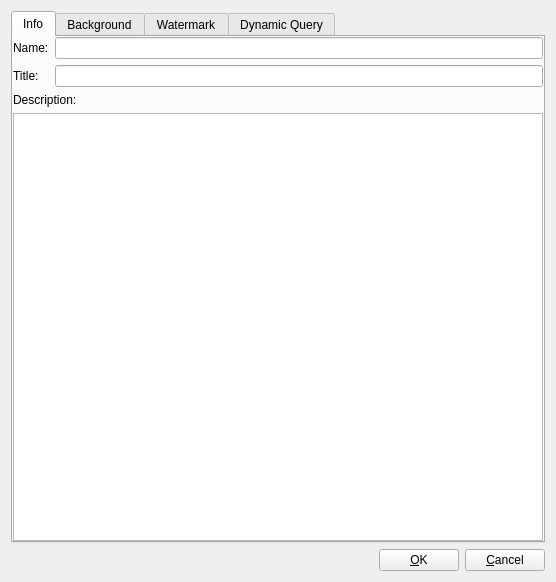
<?xml version="1.0" encoding="UTF-8"?>
<ui version="4.0">
 <author>Chris Ryan</author>
 <comment> * OpenRPT report writer and rendering engine
 * Copyright (C) 2001-2011 by OpenMFG, LLC
 *
 * This library is free software; you can redistribute it and/or
 * modify it under the terms of the GNU Lesser General Public
 * License as published by the Free Software Foundation; either
 * version 2.1 of the License, or (at your option) any later version.
 *
 * This library is distributed in the hope that it will be useful,
 * but WITHOUT ANY WARRANTY; without even the implied warranty of
 * MERCHANTABILITY or FITNESS FOR A PARTICULAR PURPOSE. See the GNU
 * Lesser General Public License for more details.
 *
 * You should have received a copy of the GNU Lesser General Public
 * License along with this library; if not, write to the Free Software
 * Foundation, Inc., 59 Temple Place, Suite 330, Boston, MA 02111-1307 USA
 * Please contact info@openmfg.com with any questions on this license.</comment>
 <class>ReportProperties</class>
 <widget class="QDialog" name="ReportProperties">
  <property name="geometry">
   <rect>
    <x>0</x>
    <y>0</y>
    <width>556</width>
    <height>582</height>
   </rect>
  </property>
  <property name="windowTitle">
   <string>Report Properties</string>
  </property>
  <layout class="QVBoxLayout">
   <property name="spacing">
    <number>6</number>
   </property>
   <property name="margin">
    <number>11</number>
   </property>
   <item>
    <widget class="QTabWidget" name="_tab">
     <property name="currentIndex">
      <number>0</number>
     </property>
     <widget class="QWidget" name="tab1">
      <attribute name="title">
       <string>Info</string>
      </attribute>
      <layout class="QVBoxLayout">
       <property name="spacing">
        <number>6</number>
       </property>
       <property name="margin">
        <number>0</number>
       </property>
       <item>
        <layout class="QGridLayout">
         <property name="margin">
          <number>0</number>
         </property>
         <property name="spacing">
          <number>6</number>
         </property>
         <item row="1" column="0">
          <widget class="QLabel" name="_lblTitle">
           <property name="text">
            <string>Title:</string>
           </property>
          </widget>
         </item>
         <item row="1" column="1">
          <widget class="QLineEdit" name="_leTitle"/>
         </item>
         <item row="0" column="1">
          <widget class="QLineEdit" name="_leName"/>
         </item>
         <item row="0" column="0">
          <widget class="QLabel" name="_lblName">
           <property name="text">
            <string>Name:</string>
           </property>
          </widget>
         </item>
        </layout>
       </item>
       <item>
        <widget class="QLabel" name="_lblDescrip">
         <property name="text">
          <string>Description:</string>
         </property>
        </widget>
       </item>
       <item>
        <widget class="QTextEdit" name="_leDescription"/>
       </item>
      </layout>
     </widget>
     <widget class="QWidget" name="tab2">
      <attribute name="title">
       <string>Background</string>
      </attribute>
      <layout class="QVBoxLayout">
       <property name="spacing">
        <number>6</number>
       </property>
       <property name="margin">
        <number>0</number>
       </property>
       <item>
        <widget class="QCheckBox" name="_cbBgEnable">
         <property name="text">
          <string>Enable Background Image</string>
         </property>
        </widget>
       </item>
       <item>
        <widget class="QTabWidget" name="_tabBg">
         <property name="currentIndex">
          <number>0</number>
         </property>
         <widget class="QWidget" name="tab21">
          <attribute name="title">
           <string>General</string>
          </attribute>
          <layout class="QVBoxLayout">
           <property name="spacing">
            <number>6</number>
           </property>
           <property name="margin">
            <number>0</number>
           </property>
           <item>
            <widget class="QGroupBox" name="_gbBgSource">
             <property name="title">
              <string>Source</string>
             </property>
             <layout class="QHBoxLayout">
              <property name="spacing">
               <number>6</number>
              </property>
              <property name="margin">
               <number>11</number>
              </property>
              <item>
               <widget class="QRadioButton" name="_rbBgStatic">
                <property name="text">
                 <string>Static</string>
                </property>
                <property name="checked">
                 <bool>true</bool>
                </property>
               </widget>
              </item>
              <item>
               <widget class="QRadioButton" name="_rbBgDynamic">
                <property name="text">
                 <string>Dynamic</string>
                </property>
               </widget>
              </item>
             </layout>
            </widget>
           </item>
           <item>
            <widget class="QGroupBox" name="_gbBgDynamic">
             <property name="enabled">
              <bool>false</bool>
             </property>
             <property name="title">
              <string>Database</string>
             </property>
             <layout class="QGridLayout">
              <property name="margin">
               <number>11</number>
              </property>
              <property name="spacing">
               <number>6</number>
              </property>
              <item row="1" column="1">
               <widget class="QLineEdit" name="_leBgColumn"/>
              </item>
              <item row="1" column="0">
               <widget class="QLabel" name="_lblBgColumn">
                <property name="sizePolicy">
                 <sizepolicy hsizetype="Preferred" vsizetype="Minimum">
                  <horstretch>0</horstretch>
                  <verstretch>0</verstretch>
                 </sizepolicy>
                </property>
                <property name="text">
                 <string>Column:</string>
                </property>
               </widget>
              </item>
              <item row="0" column="0">
               <widget class="QLabel" name="_lblBgQuery">
                <property name="text">
                 <string>Query Source:</string>
                </property>
               </widget>
              </item>
              <item row="0" column="1">
               <widget class="QueryComboBox" name="_cbBgQuery"/>
              </item>
             </layout>
            </widget>
           </item>
           <item>
            <widget class="QGroupBox" name="_gbBgOpacity">
             <property name="title">
              <string>Opacity</string>
             </property>
             <layout class="QHBoxLayout">
              <property name="spacing">
               <number>6</number>
              </property>
              <property name="margin">
               <number>11</number>
              </property>
              <item>
               <widget class="QLabel" name="_lblBgOpacityNone">
                <property name="font">
                 <font>
                  <family>Helvetica [Cronyx]</family>
                  <pointsize>8</pointsize>
                  <weight>50</weight>
                  <italic>false</italic>
                  <bold>false</bold>
                  <underline>false</underline>
                  <strikeout>false</strikeout>
                 </font>
                </property>
                <property name="text">
                 <string>0%
(transparent)</string>
                </property>
                <property name="alignment">
                 <set>Qt::AlignCenter</set>
                </property>
               </widget>
              </item>
              <item>
               <layout class="QVBoxLayout">
                <property name="spacing">
                 <number>6</number>
                </property>
                <property name="margin">
                 <number>0</number>
                </property>
                <item>
                 <widget class="QSlider" name="_slBgOpacity">
                  <property name="maximum">
                   <number>255</number>
                  </property>
                  <property name="value">
                   <number>25</number>
                  </property>
                  <property name="orientation">
                   <enum>Qt::Horizontal</enum>
                  </property>
                  <property name="tickInterval">
                   <number>25</number>
                  </property>
                 </widget>
                </item>
                <item>
                 <widget class="QLabel" name="_lblBgOpacity">
                  <property name="font">
                   <font>
                    <family>Helvetica [Cronyx]</family>
                    <pointsize>8</pointsize>
                    <weight>75</weight>
                    <italic>false</italic>
                    <bold>true</bold>
                    <underline>false</underline>
                    <strikeout>false</strikeout>
                   </font>
                  </property>
                  <property name="text">
                   <string>10%</string>
                  </property>
                  <property name="alignment">
                   <set>Qt::AlignCenter</set>
                  </property>
                 </widget>
                </item>
               </layout>
              </item>
              <item>
               <widget class="QLabel" name="_lblBgOpacityFull">
                <property name="font">
                 <font>
                  <family>Helvetica [Cronyx]</family>
                  <pointsize>8</pointsize>
                  <weight>50</weight>
                  <italic>false</italic>
                  <bold>false</bold>
                  <underline>false</underline>
                  <strikeout>false</strikeout>
                 </font>
                </property>
                <property name="text">
                 <string>100%
(opaque)</string>
                </property>
                <property name="alignment">
                 <set>Qt::AlignCenter</set>
                </property>
               </widget>
              </item>
             </layout>
            </widget>
           </item>
           <item>
            <spacer>
             <property name="orientation">
              <enum>Qt::Vertical</enum>
             </property>
             <property name="sizeType">
              <enum>QSizePolicy::Expanding</enum>
             </property>
             <property name="sizeHint" stdset="0">
              <size>
               <width>20</width>
               <height>20</height>
              </size>
             </property>
            </spacer>
           </item>
          </layout>
         </widget>
         <widget class="QWidget" name="tab22">
          <attribute name="title">
           <string>Layout</string>
          </attribute>
          <layout class="QVBoxLayout">
           <property name="spacing">
            <number>6</number>
           </property>
           <property name="margin">
            <number>0</number>
           </property>
           <item>
            <widget class="QGroupBox" name="_gbBgResizeMode">
             <property name="title">
              <string>Resize Mode</string>
             </property>
             <layout class="QHBoxLayout">
              <property name="spacing">
               <number>6</number>
              </property>
              <property name="margin">
               <number>11</number>
              </property>
              <item>
               <widget class="QRadioButton" name="_rbBgClip">
                <property name="text">
                 <string>Clip</string>
                </property>
                <property name="checked">
                 <bool>true</bool>
                </property>
               </widget>
              </item>
              <item>
               <widget class="QRadioButton" name="_rbBgStretch">
                <property name="text">
                 <string>Stretch</string>
                </property>
               </widget>
              </item>
             </layout>
            </widget>
           </item>
           <item>
            <layout class="QHBoxLayout">
             <property name="spacing">
              <number>6</number>
             </property>
             <property name="margin">
              <number>0</number>
             </property>
             <item>
              <layout class="QVBoxLayout">
               <property name="spacing">
                <number>6</number>
               </property>
               <property name="margin">
                <number>0</number>
               </property>
               <item>
                <layout class="QHBoxLayout">
                 <property name="spacing">
                  <number>6</number>
                 </property>
                 <property name="margin">
                  <number>0</number>
                 </property>
                 <item>
                  <widget class="QGroupBox" name="_gbBgHAlign">
                   <property name="sizePolicy">
                    <sizepolicy hsizetype="Preferred" vsizetype="Minimum">
                     <horstretch>0</horstretch>
                     <verstretch>0</verstretch>
                    </sizepolicy>
                   </property>
                   <property name="title">
                    <string>HAlign</string>
                   </property>
                   <layout class="QVBoxLayout">
                    <property name="spacing">
                     <number>6</number>
                    </property>
                    <property name="margin">
                     <number>11</number>
                    </property>
                    <item>
                     <widget class="QRadioButton" name="_rbBgHAlignLeft">
                      <property name="text">
                       <string>Left</string>
                      </property>
                      <property name="checked">
                       <bool>true</bool>
                      </property>
                     </widget>
                    </item>
                    <item>
                     <widget class="QRadioButton" name="_rbBgHAlignCenter">
                      <property name="text">
                       <string>Center</string>
                      </property>
                     </widget>
                    </item>
                    <item>
                     <widget class="QRadioButton" name="_rbBgHAlignRight">
                      <property name="text">
                       <string>Right</string>
                      </property>
                     </widget>
                    </item>
                   </layout>
                  </widget>
                 </item>
                 <item>
                  <widget class="QGroupBox" name="_gbBgVAlign">
                   <property name="sizePolicy">
                    <sizepolicy hsizetype="Preferred" vsizetype="Minimum">
                     <horstretch>0</horstretch>
                     <verstretch>0</verstretch>
                    </sizepolicy>
                   </property>
                   <property name="title">
                    <string>VAlign</string>
                   </property>
                   <layout class="QVBoxLayout">
                    <property name="spacing">
                     <number>6</number>
                    </property>
                    <property name="margin">
                     <number>11</number>
                    </property>
                    <item>
                     <widget class="QRadioButton" name="_rbBgVAlignTop">
                      <property name="text">
                       <string>Top</string>
                      </property>
                      <property name="checked">
                       <bool>true</bool>
                      </property>
                     </widget>
                    </item>
                    <item>
                     <widget class="QRadioButton" name="_rbBgVAlignMiddle">
                      <property name="text">
                       <string>Middle</string>
                      </property>
                     </widget>
                    </item>
                    <item>
                     <widget class="QRadioButton" name="_rbBgVAlignBottom">
                      <property name="text">
                       <string>Bottom</string>
                      </property>
                     </widget>
                    </item>
                   </layout>
                  </widget>
                 </item>
                </layout>
               </item>
               <item>
                <spacer>
                 <property name="orientation">
                  <enum>Qt::Vertical</enum>
                 </property>
                 <property name="sizeType">
                  <enum>QSizePolicy::Expanding</enum>
                 </property>
                 <property name="sizeHint" stdset="0">
                  <size>
                   <width>20</width>
                   <height>40</height>
                  </size>
                 </property>
                </spacer>
               </item>
              </layout>
             </item>
             <item>
              <layout class="QVBoxLayout">
               <property name="spacing">
                <number>6</number>
               </property>
               <property name="margin">
                <number>0</number>
               </property>
               <item>
                <widget class="QGroupBox" name="_gbBgBounds">
                 <property name="title">
                  <string>Bounds</string>
                 </property>
                 <layout class="QVBoxLayout">
                  <property name="spacing">
                   <number>6</number>
                  </property>
                  <property name="margin">
                   <number>11</number>
                  </property>
                  <item>
                   <layout class="QGridLayout">
                    <property name="margin">
                     <number>0</number>
                    </property>
                    <property name="spacing">
                     <number>6</number>
                    </property>
                    <item row="1" column="0">
                     <widget class="QLabel" name="_lblBgY">
                      <property name="text">
                       <string>Y:</string>
                      </property>
                      <property name="alignment">
                       <set>Qt::AlignRight|Qt::AlignTrailing|Qt::AlignVCenter</set>
                      </property>
                     </widget>
                    </item>
                    <item row="2" column="0">
                     <widget class="QLabel" name="_lblBgWidth">
                      <property name="text">
                       <string>Width:</string>
                      </property>
                      <property name="alignment">
                       <set>Qt::AlignRight|Qt::AlignTrailing|Qt::AlignVCenter</set>
                      </property>
                     </widget>
                    </item>
                    <item row="0" column="0">
                     <widget class="QLabel" name="_lblBgX">
                      <property name="text">
                       <string>X:</string>
                      </property>
                      <property name="alignment">
                       <set>Qt::AlignRight|Qt::AlignTrailing|Qt::AlignVCenter</set>
                      </property>
                     </widget>
                    </item>
                    <item row="3" column="1">
                     <widget class="QLineEdit" name="_leBgHeight">
                      <property name="text">
                       <string>11.0</string>
                      </property>
                     </widget>
                    </item>
                    <item row="3" column="0">
                     <widget class="QLabel" name="_lblBgHeight">
                      <property name="text">
                       <string>Height:</string>
                      </property>
                      <property name="alignment">
                       <set>Qt::AlignRight|Qt::AlignTrailing|Qt::AlignVCenter</set>
                      </property>
                     </widget>
                    </item>
                    <item row="1" column="1">
                     <widget class="QLineEdit" name="_leBgY">
                      <property name="text">
                       <string>0.0</string>
                      </property>
                     </widget>
                    </item>
                    <item row="0" column="1">
                     <widget class="QLineEdit" name="_leBgX">
                      <property name="text">
                       <string>0.0</string>
                      </property>
                     </widget>
                    </item>
                    <item row="2" column="1">
                     <widget class="QLineEdit" name="_leBgWidth">
                      <property name="text">
                       <string>8.5</string>
                      </property>
                     </widget>
                    </item>
                   </layout>
                  </item>
                  <item>
                   <widget class="QLabel" name="_lblBoundsInInches">
                    <property name="font">
                     <font>
                      <family>Helvetica [Cronyx]</family>
                      <pointsize>8</pointsize>
                      <weight>50</weight>
                      <italic>true</italic>
                      <bold>false</bold>
                      <underline>false</underline>
                      <strikeout>false</strikeout>
                     </font>
                    </property>
                    <property name="text">
                     <string>in inches</string>
                    </property>
                    <property name="alignment">
                     <set>Qt::AlignRight|Qt::AlignTrailing|Qt::AlignVCenter</set>
                    </property>
                   </widget>
                  </item>
                 </layout>
                </widget>
               </item>
               <item>
                <spacer>
                 <property name="orientation">
                  <enum>Qt::Vertical</enum>
                 </property>
                 <property name="sizeType">
                  <enum>QSizePolicy::Expanding</enum>
                 </property>
                 <property name="sizeHint" stdset="0">
                  <size>
                   <width>20</width>
                   <height>20</height>
                  </size>
                 </property>
                </spacer>
               </item>
              </layout>
             </item>
            </layout>
           </item>
          </layout>
         </widget>
         <widget class="QWidget" name="tab23">
          <attribute name="title">
           <string>Static Image</string>
          </attribute>
          <layout class="QVBoxLayout">
           <property name="spacing">
            <number>6</number>
           </property>
           <property name="margin">
            <number>0</number>
           </property>
           <item>
            <widget class="QGroupBox" name="_gbStatic">
             <property name="title">
              <string>Choose Image</string>
             </property>
             <layout class="QVBoxLayout" name="verticalLayout_2">
              <item>
               <widget class="QScrollArea" name="scrollArea">
                <property name="widgetResizable">
                 <bool>true</bool>
                </property>
                <widget class="QWidget" name="scrollAreaWidgetContents">
                 <property name="geometry">
                  <rect>
                   <x>0</x>
                   <y>0</y>
                   <width>72</width>
                   <height>35</height>
                  </rect>
                 </property>
                 <layout class="QVBoxLayout" name="verticalLayout">
                  <item>
                   <widget class="QLabel" name="_pixmap">
                    <property name="sizePolicy">
                     <sizepolicy hsizetype="Preferred" vsizetype="MinimumExpanding">
                      <horstretch>0</horstretch>
                      <verstretch>0</verstretch>
                     </sizepolicy>
                    </property>
                    <property name="scaledContents">
                     <bool>true</bool>
                    </property>
                    <property name="alignment">
                     <set>Qt::AlignLeading|Qt::AlignLeft|Qt::AlignTop</set>
                    </property>
                   </widget>
                  </item>
                 </layout>
                </widget>
               </widget>
              </item>
              <item>
               <widget class="QPushButton" name="_btnLoad">
                <property name="sizePolicy">
                 <sizepolicy hsizetype="Minimum" vsizetype="Fixed">
                  <horstretch>0</horstretch>
                  <verstretch>0</verstretch>
                 </sizepolicy>
                </property>
                <property name="text">
                 <string>Load...</string>
                </property>
               </widget>
              </item>
             </layout>
            </widget>
           </item>
          </layout>
         </widget>
        </widget>
       </item>
      </layout>
     </widget>
     <widget class="QWidget" name="tab3">
      <attribute name="title">
       <string>Watermark</string>
      </attribute>
      <layout class="QVBoxLayout">
       <property name="spacing">
        <number>6</number>
       </property>
       <property name="margin">
        <number>0</number>
       </property>
       <item>
        <layout class="QHBoxLayout">
         <property name="spacing">
          <number>6</number>
         </property>
         <property name="margin">
          <number>0</number>
         </property>
         <item>
          <widget class="QCheckBox" name="_cbWmStatic">
           <property name="text">
            <string>Static Text</string>
           </property>
           <property name="checked">
            <bool>true</bool>
           </property>
          </widget>
         </item>
         <item>
          <widget class="QLineEdit" name="_leWmText"/>
         </item>
        </layout>
       </item>
       <item>
        <widget class="QGroupBox" name="_gbWmDynamic">
         <property name="enabled">
          <bool>false</bool>
         </property>
         <property name="title">
          <string>Database</string>
         </property>
         <layout class="QGridLayout">
          <property name="margin">
           <number>11</number>
          </property>
          <property name="spacing">
           <number>6</number>
          </property>
          <item row="1" column="1">
           <widget class="QLineEdit" name="_leWmColumn"/>
          </item>
          <item row="1" column="0">
           <widget class="QLabel" name="_lblWmColumn">
            <property name="sizePolicy">
             <sizepolicy hsizetype="Preferred" vsizetype="Minimum">
              <horstretch>0</horstretch>
              <verstretch>0</verstretch>
             </sizepolicy>
            </property>
            <property name="text">
             <string>Column:</string>
            </property>
           </widget>
          </item>
          <item row="0" column="0">
           <widget class="QLabel" name="_lblWmQuery">
            <property name="text">
             <string>Query Source:</string>
            </property>
           </widget>
          </item>
          <item row="0" column="1">
           <widget class="QueryComboBox" name="_cbWmQuery"/>
          </item>
         </layout>
        </widget>
       </item>
       <item>
        <widget class="QCheckBox" name="_cbWmUseBest">
         <property name="text">
          <string>Use best font</string>
         </property>
         <property name="checked">
          <bool>true</bool>
         </property>
        </widget>
       </item>
       <item>
        <widget class="QGroupBox" name="_gbWmFont">
         <property name="enabled">
          <bool>false</bool>
         </property>
         <property name="title">
          <string>Font</string>
         </property>
         <layout class="QHBoxLayout">
          <property name="spacing">
           <number>6</number>
          </property>
          <property name="margin">
           <number>11</number>
          </property>
          <item>
           <widget class="QLineEdit" name="_leWmFont">
            <property name="text">
             <string>Arial</string>
            </property>
            <property name="readOnly">
             <bool>true</bool>
            </property>
           </widget>
          </item>
          <item>
           <widget class="QPushButton" name="_btnWmChangeFont">
            <property name="text">
             <string>Change...</string>
            </property>
           </widget>
          </item>
         </layout>
        </widget>
       </item>
       <item>
        <widget class="QGroupBox" name="_gbWmOpacity">
         <property name="title">
          <string>Opacity</string>
         </property>
         <layout class="QHBoxLayout">
          <property name="spacing">
           <number>6</number>
          </property>
          <property name="margin">
           <number>11</number>
          </property>
          <item>
           <widget class="QLabel" name="_lblWmOpacityNone">
            <property name="font">
             <font>
              <family>Helvetica [Cronyx]</family>
              <pointsize>8</pointsize>
              <weight>50</weight>
              <italic>false</italic>
              <bold>false</bold>
              <underline>false</underline>
              <strikeout>false</strikeout>
             </font>
            </property>
            <property name="text">
             <string>0%
(transparent)</string>
            </property>
            <property name="alignment">
             <set>Qt::AlignCenter</set>
            </property>
           </widget>
          </item>
          <item>
           <layout class="QVBoxLayout">
            <property name="spacing">
             <number>6</number>
            </property>
            <property name="margin">
             <number>0</number>
            </property>
            <item>
             <widget class="QSlider" name="_slWmOpacity">
              <property name="maximum">
               <number>255</number>
              </property>
              <property name="value">
               <number>25</number>
              </property>
              <property name="orientation">
               <enum>Qt::Horizontal</enum>
              </property>
              <property name="tickInterval">
               <number>25</number>
              </property>
             </widget>
            </item>
            <item>
             <widget class="QLabel" name="_lblWmOpacity">
              <property name="font">
               <font>
                <family>Helvetica [Cronyx]</family>
                <pointsize>8</pointsize>
                <weight>75</weight>
                <italic>false</italic>
                <bold>true</bold>
                <underline>false</underline>
                <strikeout>false</strikeout>
               </font>
              </property>
              <property name="text">
               <string>10%</string>
              </property>
              <property name="alignment">
               <set>Qt::AlignCenter</set>
              </property>
             </widget>
            </item>
           </layout>
          </item>
          <item>
           <widget class="QLabel" name="_lblWmOpacityFull">
            <property name="font">
             <font>
              <family>Helvetica [Cronyx]</family>
              <pointsize>8</pointsize>
              <weight>50</weight>
              <italic>false</italic>
              <bold>false</bold>
              <underline>false</underline>
              <strikeout>false</strikeout>
             </font>
            </property>
            <property name="text">
             <string>100%
(opaque)</string>
            </property>
            <property name="alignment">
             <set>Qt::AlignCenter</set>
            </property>
           </widget>
          </item>
         </layout>
        </widget>
       </item>
       <item>
        <spacer>
         <property name="orientation">
          <enum>Qt::Vertical</enum>
         </property>
         <property name="sizeType">
          <enum>QSizePolicy::Expanding</enum>
         </property>
         <property name="sizeHint" stdset="0">
          <size>
           <width>20</width>
           <height>40</height>
          </size>
         </property>
        </spacer>
       </item>
      </layout>
     </widget>
     <widget class="QWidget" name="tab">
      <attribute name="title">
       <string>Dynamic Query</string>
      </attribute>
      <layout class="QVBoxLayout" name="verticalLayout_3">
       <item>
        <layout class="QHBoxLayout" name="horizontalLayout">
         <item>
          <widget class="QPushButton" name="pushButton">
           <property name="text">
            <string>Add</string>
           </property>
          </widget>
         </item>
         <item>
          <widget class="QPushButton" name="pushButton_2">
           <property name="text">
            <string>Delete</string>
           </property>
          </widget>
         </item>
         <item>
          <spacer name="horizontalSpacer">
           <property name="orientation">
            <enum>Qt::Horizontal</enum>
           </property>
           <property name="sizeHint" stdset="0">
            <size>
             <width>40</width>
             <height>20</height>
            </size>
           </property>
          </spacer>
         </item>
        </layout>
       </item>
       <item>
        <layout class="QHBoxLayout" name="horizontalLayout_2">
         <item>
          <widget class="QListWidget" name="listWidget">
           <property name="sizePolicy">
            <sizepolicy hsizetype="Expanding" vsizetype="Expanding">
             <horstretch>1</horstretch>
             <verstretch>0</verstretch>
            </sizepolicy>
           </property>
          </widget>
         </item>
         <item>
          <widget class="QTextEdit" name="txtDynamicQuery">
           <property name="enabled">
            <bool>true</bool>
           </property>
           <property name="sizePolicy">
            <sizepolicy hsizetype="Expanding" vsizetype="Expanding">
             <horstretch>4</horstretch>
             <verstretch>0</verstretch>
            </sizepolicy>
           </property>
          </widget>
         </item>
        </layout>
       </item>
      </layout>
     </widget>
    </widget>
   </item>
   <item>
    <layout class="QHBoxLayout">
     <property name="spacing">
      <number>6</number>
     </property>
     <property name="margin">
      <number>0</number>
     </property>
     <item>
      <spacer>
       <property name="orientation">
        <enum>Qt::Horizontal</enum>
       </property>
       <property name="sizeType">
        <enum>QSizePolicy::Expanding</enum>
       </property>
       <property name="sizeHint" stdset="0">
        <size>
         <width>155</width>
         <height>20</height>
        </size>
       </property>
      </spacer>
     </item>
     <item>
      <widget class="QPushButton" name="_btnAccept">
       <property name="text">
        <string>&amp;OK</string>
       </property>
      </widget>
     </item>
     <item>
      <widget class="QPushButton" name="_btnCancel">
       <property name="text">
        <string>&amp;Cancel</string>
       </property>
      </widget>
     </item>
    </layout>
   </item>
  </layout>
 </widget>
 <layoutdefault spacing="6" margin="11"/>
 <customwidgets>
  <customwidget>
   <class>QueryComboBox</class>
   <extends>QComboBox</extends>
   <header>querycombobox.h</header>
  </customwidget>
 </customwidgets>
 <tabstops>
  <tabstop>_tab</tabstop>
  <tabstop>_leName</tabstop>
  <tabstop>_leTitle</tabstop>
  <tabstop>_leDescription</tabstop>
  <tabstop>_cbBgEnable</tabstop>
  <tabstop>_tabBg</tabstop>
  <tabstop>_rbBgStatic</tabstop>
  <tabstop>_cbBgQuery</tabstop>
  <tabstop>_leBgColumn</tabstop>
  <tabstop>_slBgOpacity</tabstop>
  <tabstop>_rbBgClip</tabstop>
  <tabstop>_rbBgHAlignLeft</tabstop>
  <tabstop>_rbBgVAlignTop</tabstop>
  <tabstop>_leBgX</tabstop>
  <tabstop>_leBgY</tabstop>
  <tabstop>_leBgWidth</tabstop>
  <tabstop>_leBgHeight</tabstop>
  <tabstop>_btnLoad</tabstop>
  <tabstop>_cbWmStatic</tabstop>
  <tabstop>_leWmText</tabstop>
  <tabstop>_cbWmQuery</tabstop>
  <tabstop>_leWmColumn</tabstop>
  <tabstop>_cbWmUseBest</tabstop>
  <tabstop>_leWmFont</tabstop>
  <tabstop>_btnWmChangeFont</tabstop>
  <tabstop>_slWmOpacity</tabstop>
  <tabstop>_btnAccept</tabstop>
  <tabstop>_btnCancel</tabstop>
 </tabstops>
 <resources/>
 <connections>
  <connection>
   <sender>_btnAccept</sender>
   <signal>clicked()</signal>
   <receiver>ReportProperties</receiver>
   <slot>accept()</slot>
   <hints>
    <hint type="sourcelabel">
     <x>381</x>
     <y>462</y>
    </hint>
    <hint type="destinationlabel">
     <x>20</x>
     <y>20</y>
    </hint>
   </hints>
  </connection>
  <connection>
   <sender>_btnCancel</sender>
   <signal>clicked()</signal>
   <receiver>ReportProperties</receiver>
   <slot>reject()</slot>
   <hints>
    <hint type="sourcelabel">
     <x>472</x>
     <y>462</y>
    </hint>
    <hint type="destinationlabel">
     <x>20</x>
     <y>20</y>
    </hint>
   </hints>
  </connection>
  <connection>
   <sender>_cbWmStatic</sender>
   <signal>toggled(bool)</signal>
   <receiver>_gbWmDynamic</receiver>
   <slot>setDisabled(bool)</slot>
   <hints>
    <hint type="sourcelabel">
     <x>34</x>
     <y>65</y>
    </hint>
    <hint type="destinationlabel">
     <x>33</x>
     <y>91</y>
    </hint>
   </hints>
  </connection>
  <connection>
   <sender>_cbWmStatic</sender>
   <signal>toggled(bool)</signal>
   <receiver>_leWmText</receiver>
   <slot>setEnabled(bool)</slot>
   <hints>
    <hint type="sourcelabel">
     <x>34</x>
     <y>65</y>
    </hint>
    <hint type="destinationlabel">
     <x>142</x>
     <y>63</y>
    </hint>
   </hints>
  </connection>
  <connection>
   <sender>_cbWmUseBest</sender>
   <signal>toggled(bool)</signal>
   <receiver>_gbWmFont</receiver>
   <slot>setDisabled(bool)</slot>
   <hints>
    <hint type="sourcelabel">
     <x>33</x>
     <y>191</y>
    </hint>
    <hint type="destinationlabel">
     <x>33</x>
     <y>213</y>
    </hint>
   </hints>
  </connection>
  <connection>
   <sender>_cbBgEnable</sender>
   <signal>toggled(bool)</signal>
   <receiver>_tabBg</receiver>
   <slot>setEnabled(bool)</slot>
   <hints>
    <hint type="sourcelabel">
     <x>33</x>
     <y>53</y>
    </hint>
    <hint type="destinationlabel">
     <x>33</x>
     <y>62</y>
    </hint>
   </hints>
  </connection>
  <connection>
   <sender>_rbBgStatic</sender>
   <signal>toggled(bool)</signal>
   <receiver>_gbBgDynamic</receiver>
   <slot>setDisabled(bool)</slot>
   <hints>
    <hint type="sourcelabel">
     <x>33</x>
     <y>62</y>
    </hint>
    <hint type="destinationlabel">
     <x>33</x>
     <y>70</y>
    </hint>
   </hints>
  </connection>
  <connection>
   <sender>_rbBgStatic</sender>
   <signal>toggled(bool)</signal>
   <receiver>_gbStatic</receiver>
   <slot>setEnabled(bool)</slot>
   <hints>
    <hint type="sourcelabel">
     <x>33</x>
     <y>62</y>
    </hint>
    <hint type="destinationlabel">
     <x>33</x>
     <y>62</y>
    </hint>
   </hints>
  </connection>
 </connections>
</ui>
